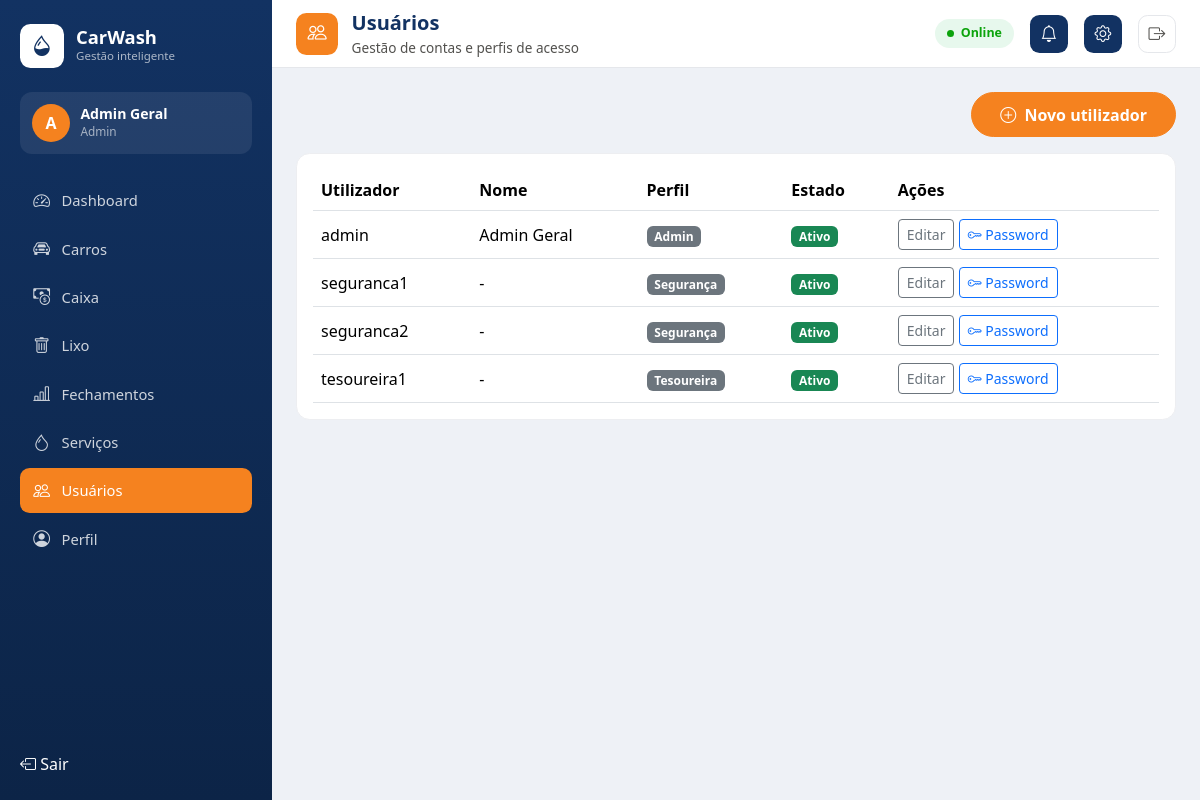
The app's page /usuarios/ (signed in) with its own data.
### accounts/models.py (models this page shows)
class User(AbstractUser):
    class Role(models.TextChoices):
        SEGURANCA = 'seguranca', 'Segurança'
        TESOUREIRA = 'tesoureira', 'Tesoureira'
        ADMIN = 'admin', 'Admin'
    role = models.CharField(max_length=20, choices=Role.choices)
    def is_seguranca(self):
        return self.role == self.Role.SEGURANCA
    def is_tesoureira(self):
        return self.role == self.Role.TESOUREIRA
    def is_admin_role(self):
        return self.role == self.Role.ADMIN or self.is_superuser

### accounts/views.py (the view)
# urls.py: path('usuarios/', views.user_list, name='user_list'),
@role_required('admin')
def user_list(request):
    return render(request, 'accounts/user_list.html', _user_list_context())

### accounts/views.py (called while the page is built)
def _user_list_context(**overrides):
    users = User.objects.all().order_by('username')
    rows = [(u, UserEditForm(instance=u), SetPasswordForm()) for u in users]
    context = {
        'users': users,
        'rows': rows,
        'create_form': UserCreateForm(),
        'open_create': False,
        'open_edit_pk': None,
        'open_password_pk': None,
    }
    context.update(overrides)
    return context

### templates/accounts/user_list.html (shortened to what this page needs)
{% extends 'base.html' %}
{% block page_icon %}<div class="cw-topbar-icon"><i class="bi bi-people"></i></div>{% endblock %}
{% block page_title %}Usuários{% endblock %}
{% block page_subtitle %}Gestão de contas e perfis de acesso{% endblock %}
{% block content %}
<div class="d-flex justify-content-end mb-3">
    <button type="button" class="btn btn-cw-orange" data-bs-toggle="modal" data-bs-target="#createUserModal">
        <i class="bi bi-plus-circle me-1"></i> Novo utilizador
    </button>
</div>
<div class="cw-card p-2 p-md-3 d-none d-md-block">
    <div class="table-responsive">
        <table class="table table-hover align-middle mb-0">
            <thead>
                <tr>
                    <th>Utilizador</th>
                    <th>Nome</th>
                    <th>Perfil</th>
                    <th>Estado</th>
                    <th>Ações</th>
                </tr>
            </thead>
            <tbody>
                {% for u, edit_form, pw_form in rows %}
                <tr>
                    <td>{{ u.username }}</td>
                    <td>{{ u.get_full_name|default:'-' }}</td>
                    <td><span class="badge bg-secondary">{{ u.get_role_display }}</span></td>
                    <td>
                        {% if u.is_active %}<span class="badge bg-success">Ativo</span>{% else %}<span class="badge bg-danger">Inativo</span>{% endif %}
                    </td>
                    <td>
                        <button type="button" class="btn btn-sm btn-outline-secondary" data-bs-toggle="modal" data-bs-target="#editUserModal{{ u.pk }}">Editar</button>
                        <button type="button" class="btn btn-sm btn-outline-primary" data-bs-toggle="modal" data-bs-target="#passwordModal{{ u.pk }}">
                            <i class="bi bi-key"></i> Password
                        </button>
                    </td>
                </tr>
                {% empty %}
                <tr><td colspan="5" class="text-center text-muted py-4">Nenhum utilizador.</td></tr>
                {% endfor %}
            </tbody>
        </table>
    </div>
</div>
{% endblock %}

### templates/partials/sidebar_content.html (shortened to what this page needs)
{% load static %}
<div class="cw-sidebar-brand">
    <div class="cw-sidebar-logo"><i class="bi bi-droplet-half"></i></div>
    <div>
        <div class="cw-sidebar-brand-name">CarWash</div>
        <div class="cw-sidebar-brand-tagline">Gestão inteligente</div>
    </div>
</div>
<div class="cw-sidebar-user">
    <div class="cw-sidebar-user-avatar">{{ user.username|slice:':1'|upper }}</div>
    <div class="min-w-0">
        <div class="cw-sidebar-user-name">{{ user.get_full_name|default:user.username }}</div>
        <div class="cw-sidebar-user-role">{{ user.get_role_display }}</div>
    </div>
</div>
<nav class="cw-sidebar-nav nav flex-column">
    {% if user.is_admin_role %}
    <a class="nav-link {% if request.resolver_match.url_name == 'admin_dashboard' %}active{% endif %}"
       href="{% url 'admin_dashboard' %}"><i class="bi bi-speedometer2"></i> Dashboard</a>
    {% endif %}
    {% if user.is_seguranca or user.is_admin_role %}
    <a class="nav-link {% if request.resolver_match.app_name == 'vehicles' and request.resolver_match.url_name != 'trash_list' and request.resolver_match.url_name != 'home' %}active{% endif %}"
       href="{% url 'vehicles:list' %}"><i class="bi bi-car-front"></i> {% if user.is_seguranca %}Registros{% else %}Carros{% endif %}</a>
    {% endif %}
    {% if user.is_tesoureira or user.is_admin_role %}
    <a class="nav-link "
       href="{% url 'cashbox:dashboard' %}"><i class="bi bi-cash-coin"></i> Caixa</a>
    {% endif %}
    {% if user.is_admin_role %}
    <a class="nav-link {% if request.resolver_match.url_name == 'trash_list' %}active{% endif %}"
       href="{% url 'vehicles:trash_list' %}"><i class="bi bi-trash"></i> Lixo</a>
    <a class="nav-link {% if request.resolver_match.url_name == 'closures' or request.resolver_match.url_name == 'period_closure_create' %}active{% endif %}"
       href="{% url 'cashbox:closures' %}"><i class="bi bi-bar-chart-line"></i> Fechamentos</a>
    <a class="nav-link {% if request.resolver_match.app_name == 'services' %}active{% endif %}"
       href="{% url 'services:list' %}"><i class="bi bi-droplet"></i> Serviços</a>
    <a class="nav-link {% if request.resolver_match.url_name == 'user_list' %}active{% endif %}"
       href="{% url 'user_list' %}"><i class="bi bi-people"></i> Usuários</a>
    {% endif %}
    <a class="nav-link {% if request.resolver_match.url_name == 'profile' %}active{% endif %}"
       href="{% url 'profile' %}"><i class="bi bi-person-circle"></i> Perfil</a>
</nav>
<div class="mt-auto pt-3">
    <form method="post" action="{% url 'logout' %}">
        <button class="nav-link border-0 bg-transparent w-100 text-start" type="submit">
            <i class="bi bi-box-arrow-left"></i> Sair
        </button>
    </form>
</div>

### static/css/theme.css (style rules this page uses)
:root { --cw-navy: #123262; --cw-navy-dark: #0c2447; --cw-orange: #f5821f; --cw-orange-dark: #d96c0f; --cw-good: #0ca30c; --cw-warning: #fab219; --cw-serious: #ec835a; --cw-critical: #d03b3b; --cw-muted: #898781; --cw-ink-primary: #0b0b0b; --cw-ink-secondary: #52514e; --cw-sidebar-width: 272px; --cw-topbar-height: 68px; }
body { background-color: #eef1f6; }
.cw-sidebar-brand { display: flex; align-items: center; gap: .75rem; margin-bottom: 1.5rem; }
.cw-sidebar-logo { width: 44px; height: 44px; background: #fff; border-radius: .65rem; display: flex; align-items: center; justify-content: center; flex-shrink: 0; }
.cw-sidebar-logo i { font-size: 1.3rem; color: var(--cw-navy); }
.cw-sidebar-brand-name { font-weight: 800; font-size: 1.15rem; line-height: 1.1; }
.cw-sidebar-brand-tagline { font-size: .72rem; color: rgba(255, 255, 255, .65); }
.cw-sidebar-user { background: rgba(255, 255, 255, .08); border-radius: .75rem; padding: .75rem; display: flex; align-items: center; gap: .65rem; margin-bottom: 1.5rem; }
.cw-sidebar-user-avatar { width: 38px; height: 38px; border-radius: 50%; background: var(--cw-orange); color: #fff; display: flex; align-items: center; justify-content: center; font-weight: 700; flex-shrink: 0; }
.cw-sidebar-user-name { font-weight: 600; font-size: .88rem; line-height: 1.2; }
.cw-sidebar-user-role { font-size: .74rem; color: rgba(255, 255, 255, .6); }
.cw-sidebar-nav .nav-link { color: rgba(255, 255, 255, .8); border-radius: .6rem; padding: .6rem .75rem; margin-bottom: .25rem; display: flex; align-items: center; gap: .65rem; font-size: .92rem; font-weight: 500; }
.cw-sidebar-nav .nav-link i { font-size: 1.05rem; width: 1.2rem; text-align: center; }
.cw-sidebar-nav .nav-link.active { background: var(--cw-orange); color: #fff; }
.cw-topbar-icon { width: 42px; height: 42px; border-radius: .65rem; background: var(--cw-orange); color: #fff; display: flex; align-items: center; justify-content: center; font-size: 1.2rem; flex-shrink: 0; }
.btn-cw-orange { background-color: var(--cw-orange); border-color: var(--cw-orange); color: #fff; font-weight: 600; border-radius: 2rem; padding: .6rem 1.75rem; }
.cw-card { background: #fff; border: 1px solid #edeef1; border-radius: .85rem; }

### records on screen
User: username "A", get_full_name "Admin Geral", role "Admin", username "admin", is_active "Ativo"
User: username "seguranca1", get_full_name "-", role "Segurança", is_active "Ativo"
User: username "seguranca2", get_full_name "-", role "Segurança", is_active "Ativo"
User: username "tesoureira1", get_full_name "-", role "Tesoureira", is_active "Ativo"
